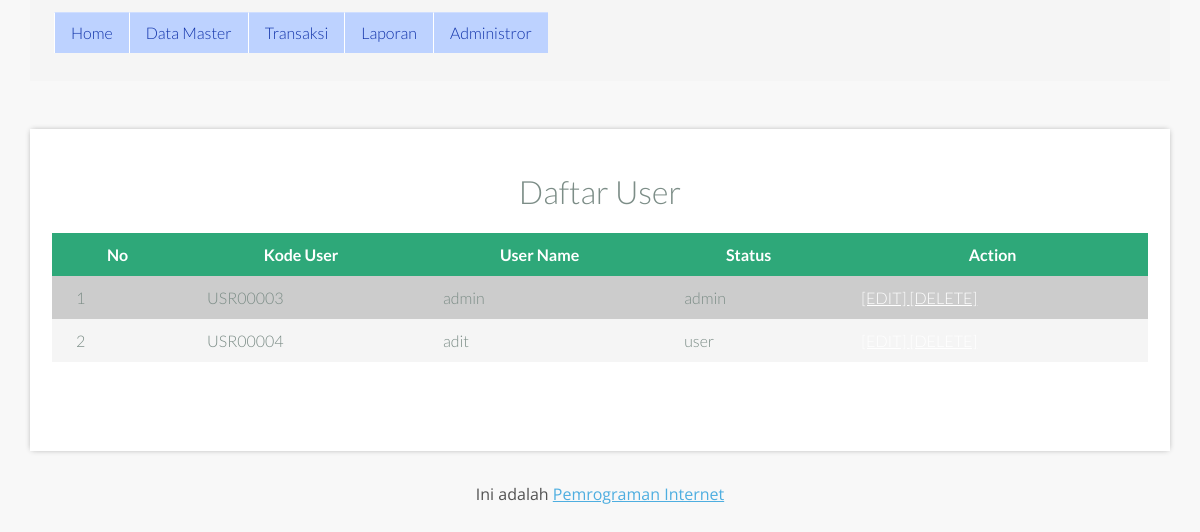
The app's page /index.php?page=user_view (signed in) with its own data.
### tables this page shows
CREATE TABLE IF NOT EXISTS `user` (
  `KodeUser` varchar(10) NOT NULL,
  `UserName` varchar(15) NOT NULL,
  `Password` varchar(50) NOT NULL,
  `Status` varchar(5) NOT NULL,
  PRIMARY KEY (`KodeUser`)
);

### page/user_view.php (the view, shortened to what this page needs)
<?php
	$query = mysql_query("select * from user");
?>
<center> <h1>Daftar User </h1></center>
<table width="500" border="0">
            <tr class="tr_grid" align="center" height="40">
              <th scope="col"><div align="center">No</div></th>
              <th scope="col"><div align="center">Kode User </div></th>
              <th scope="col"><div align="center">User Name </div></th>
              <th scope="col"><div align="center">Status</div></th>
              <th scope="col"><div align="center">Action</div></th>
            </tr>
  <?php
	$i = 1;
	while($data=mysql_fetch_array($query)){
		echo "
		    <tr bgcolor='#CCCCCC' align='center' height='30' id='tabel'>
				<td>$i</td>
              	<td>$data[KodeUser]</td>
             	<td>$data[UserName]</td>
              	<td>$data[Status]</td>
               <td>
					<a href='?page=user_edit&id=$data[KodeUser]'>[EDIT]
					<a href='user_simpan.php?id=$data[KodeUser]'
						onclick='return confirm(\"Benar menghapus $data[KodeUser]?\")'>[DELETE]
               </td>
            </tr>";
		$i++;
	}
 ?>
</table>
<a href="?page=user_edit">[Tambah User]</a>

### css/style2.css (style rules this page uses)
html,body,div,span,applet,object,iframe,h1,h2,h3,h4,h5,h6,p,blockquote,pre,a,abbr,acronym,address,big,cite,code,del,dfn,em,img,ins,kbd,q,s,samp,small,strike,strong,sub,sup,tt,var,b,u,i,dl,dt,dd,ol,nav ul,nav li,fieldset,form,label,legend,table,caption,tbody,tfoot,thead,tr,th,article,aside,canvas,details,embed,figure,figcaption,footer,header,hgroup,menu,nav,output,ruby,section,summary,time,mark,audio,video { margin:0;padding:0;border:0;font-size:100%;font:inherit;vertical-align:baseline; }
table { border-collapse:collapse;border-spacing:0; }
a { text-decoration:none; }
body { font-family: 'Open Sans', sans-serif; background: url(../images/bg.jpg) no-repeat #fff; background-repeat: no-repeat; background-attachment: fixed; background-position: center; background-size: cover; font-weight: 300; }

### css/demo.css (style rules this page uses)
*, *:after, *:before { -webkit-box-sizing: border-box; -moz-box-sizing: border-box; box-sizing: border-box; }
body { font-family: 'Lato', Arial, sans-serif; color: #7c8d87; background: #f8f8f8; }
a { color: #fff; text-decoration: underline; }

### css/component.css (style rules this page uses)
table { border-collapse: collapse; margin-bottom: 3em; width: 100%; background: #fff; }
td, th { padding: 0.75em 1.5em; text-align: left; }
th { background-color: #31bc86; font-weight: bold; color: #fff; white-space: nowrap; }
tbody th { background-color: #2ea879; }
tbody tr:nth-child(2n-1) { background-color: #f5f5f5; transition: all .125s ease-in-out; }

### records on screen
user: KodeUser "USR00003", UserName "admin", Status "admin"
user: KodeUser "USR00004", UserName "adit", Status "user"
